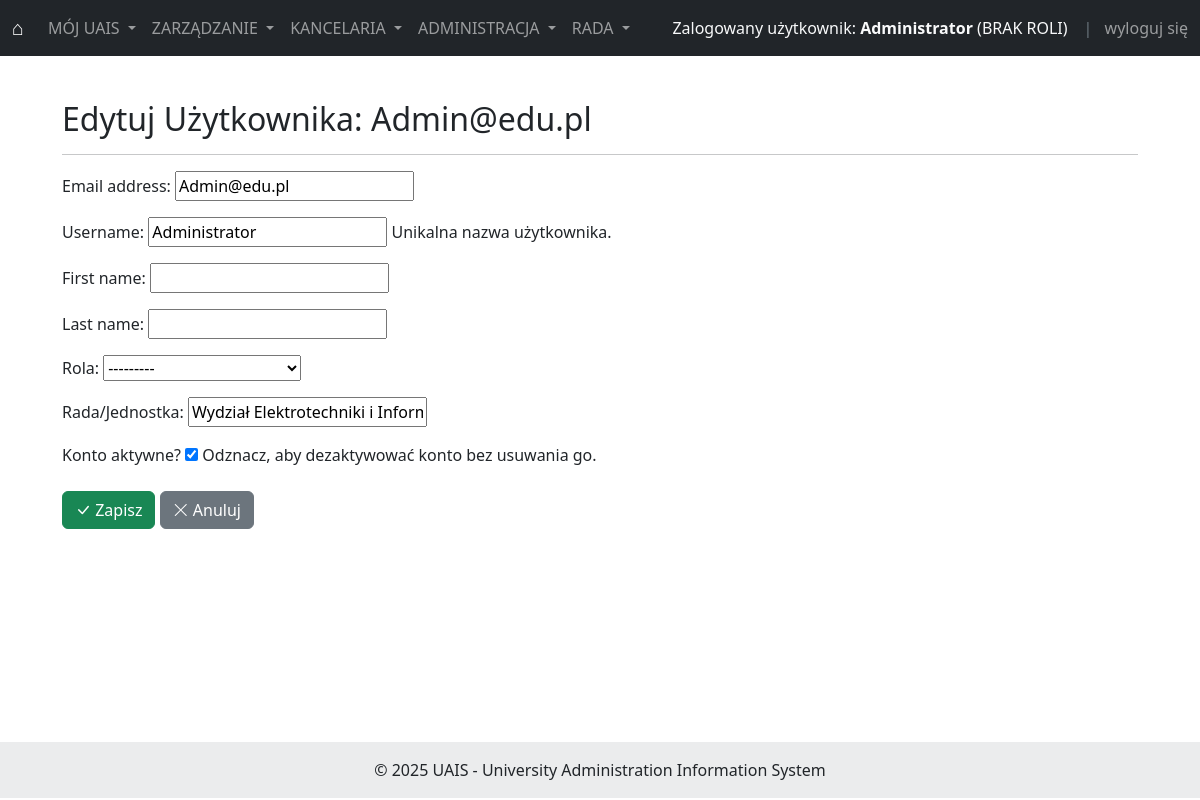
The page /manage/users/1/edit/ (signed in) on the database as committed earlier.
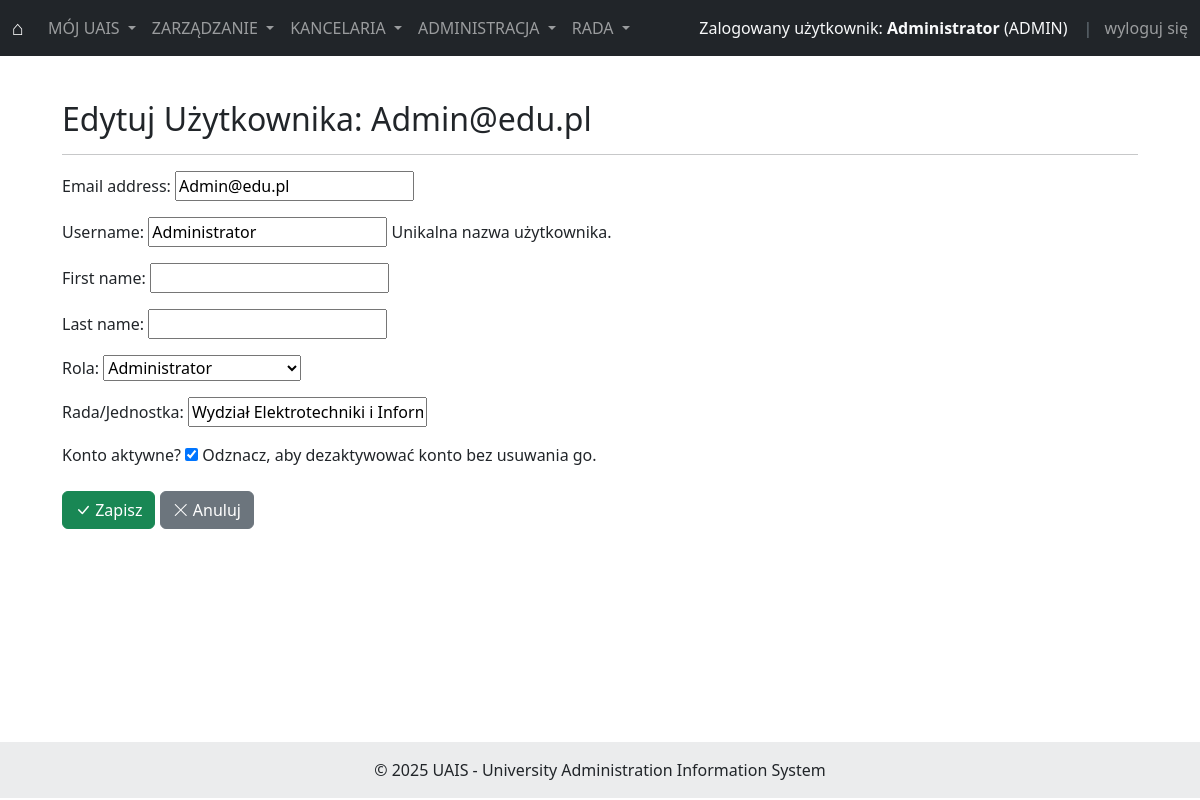
The same page on the database as committed later.
### users/models.py (models this page shows, shortened)
class User(AbstractUser):
    class Role(models.TextChoices):
        ADMIN = 'ADMIN', _('Administrator')
        PRAWNIK = 'PRAWNIK', _('Radca prawny')
        OBSLUGA = 'OBSLUGA', _('Pomoc administracyjna') # Zmieniona nazwa wyświetlana
        RADA = 'RADA', _('Zarząd Rady Dyscypliny')     # Zmieniona nazwa wyświetlana
    role = models.CharField(
        _('Rola'),
        max_length=50,
        choices=Role.choices,
        null=True,
        blank=True
    )
    rada_wydzialu = models.CharField(
        _('Rada/Jednostka'),
        max_length=255,
        blank=True, # Pole może być puste
        default='Wydział Elektrotechniki i Informatyki' # Domyślna wartość
    )
    email = models.EmailField(_('email address'), unique=True)
    USERNAME_FIELD = 'email'
    REQUIRED_FIELDS = ['username']

### management/views.py (the view, shortened to what this page needs)
# urls.py: path('users/<int:pk>/edit/', UserUpdateView.as_view(), name='user_update'),
class UserUpdateView(LoginRequiredMixin, UserPassesTestMixin, UpdateView):
    model = User
    form_class = UserUpdateForm # Używamy formularza edycji
    template_name = 'management/user_form.html' # Ten sam szablon co dla tworzenia
    success_url = reverse_lazy('management:user_list') # Po edycji wracamy na listę
    def test_func(self):
        return self.request.user.role == User.Role.ADMIN or self.request.user.is_superuser
    def get_context_data(self, **kwargs):
        context = super().get_context_data(**kwargs)
        context['title'] = f'Edytuj Użytkownika: {self.object.email}'
        return context

### management/forms.py
class UserUpdateForm(forms.ModelForm):
    class Meta:
        model = User
        fields = ['email', 'username', 'first_name', 'last_name', 'role', 'rada_wydzialu', 'is_active']
        labels = {
            'is_active': 'Konto aktywne?'
        }
        help_texts = {
            'is_active': 'Odznacz, aby dezaktywować konto bez usuwania go.',
            'username': 'Unikalna nazwa użytkownika.'
        }

### templates/management/user_form.html (shortened to what this page needs)
{% extends 'base.html' %}
{% load static %}
{% block content %}
<div class="container mt-4">
    <h2>{{ title|default:"Formularz Użytkownika" }}</h2>
    <hr>
    <form method="post" novalidate>
        {{ form.as_p }}
        <div class="mt-4">
            <button type="submit" class="btn btn-success">
                <i class="bi bi-check-lg"></i> Zapisz
            </button>
            <a href="{% url 'management:user_list' %}" class="btn btn-secondary">
                <i class="bi bi-x-lg"></i> Anuluj
            </a>
        </div>
    </form>
</div>
{% endblock %}

### templates/base.html (shortened to what the changed rows need)
<!doctype html>
<html lang="pl">
<head>
    <link href="https://cdn.jsdelivr.net/npm/bootstrap@5.3.3/dist/css/bootstrap.min.css" rel="stylesheet">
    <link rel="stylesheet" href="https://cdn.jsdelivr.net/npm/bootstrap-icons@1.11.3/font/bootstrap-icons.min.css">
</head>
<body>
<nav class="navbar navbar-expand-lg navbar-dark bg-dark fixed-top">
    <div class="container-fluid">
        <div class="collapse navbar-collapse" id="navbarNavDropdown">
            <ul class="navbar-nav ms-auto mb-2 mb-lg-0 align-items-center">
                {% if user.is_authenticated %}
                    <li class="nav-item text-light me-3">
                        Zalogowany użytkownik:
                        <strong>{% if user.first_name and user.last_name %}{{ user.first_name }} {{ user.last_name }}{% else %}{{ user.username }}{% endif %}</strong>
                        ({% if user.role %}{{ user.role|upper }}{% else %}BRAK ROLI{% endif %})
                    </li>
                    <li class="nav-item">
                        <span class="text-secondary me-2">|</span>
                        <form class="d-inline" method="post" action="{% url 'logout' %}">
                        </form>
                    </li>
                {% else %}
                    <li class="nav-item">
                        <a class="nav-link {% if request.resolver_match.url_name == 'login' %}active{% endif %}" href="{% url 'login' %}">Zaloguj się</a>
                    </li>
                {% endif %}
            </ul></div></div></nav>
<div class="container content-wrapper">
    {% block content %}
    {% endblock %}
</div>
</body>
</html>

Rows that differ between the two databases and show on the page:
changed User "Administrator": role (not shown) → "ADMIN"; role "---------" → "Administrator"
Other text that changed with them:
text no longer shown: "BRAK ROLI"
